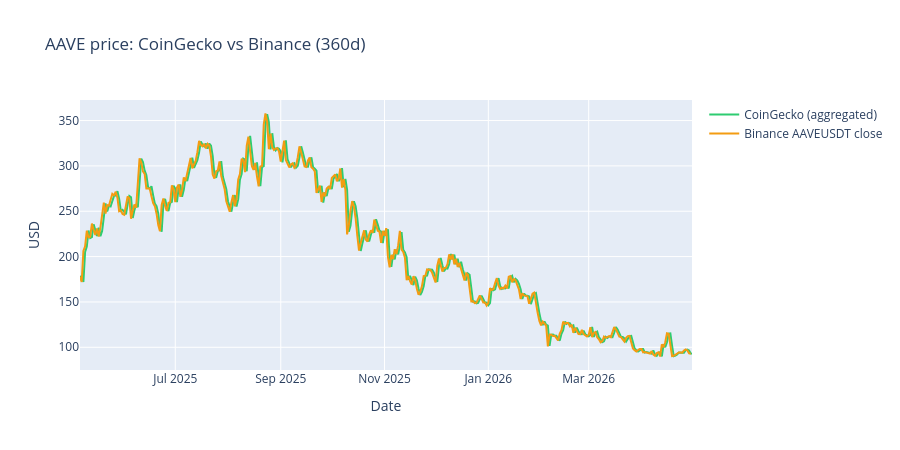

Here is the notebook cell this chart was saved with:
### Code cell
fig = go.Figure()
fig.add_trace(go.Scatter(x=aave_cg['datetime'], y=aave_cg['price'],
                         name='CoinGecko (aggregated)', line=dict(color='#2ecc71')))
fig.add_trace(go.Scatter(x=aave_bn['datetime'], y=aave_bn['close'],
                         name='Binance AAVEUSDT close', line=dict(color='#f39c12')))
fig.update_layout(title='AAVE price: CoinGecko vs Binance (360d)',
                  xaxis_title='Date', yaxis_title='USD', height=450, hovermode='x unified')
fig.show()

### Figure 1 — Plotly figure (JSON) as saved in the notebook; plotly's stock layout.template omitted (floating-point values rounded to 4 significant figures; data arrays with more than 128 entries replaced by an {"elided": "..."} marker saying what was removed)
{"data": [{"line": {"color": "#2ecc71"}, "name": "CoinGecko (aggregated)", "type": "scatter", "x": {"elided": "361 str values"}, "y": {"elided": "361 float values"}}, {"line": {"color": "#f39c12"}, "name": "Binance AAVEUSDT close", "type": "scatter", "x": {"elided": "360 str values"}, "y": {"elided": "360 float values"}}], "layout": {"height": 450, "hovermode": "x unified", "title": {"text": "AAVE price: CoinGecko vs Binance (360d)"}, "xaxis": {"title": {"text": "Date"}}, "yaxis": {"title": {"text": "USD"}}}}
